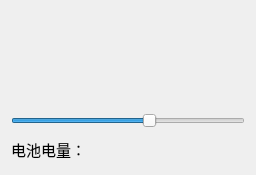
<?xml version="1.0" encoding="UTF-8"?>
<ui version="4.0">
 <class>Widget</class>
 <widget class="QWidget" name="Widget">
  <property name="geometry">
   <rect>
    <x>0</x>
    <y>0</y>
    <width>256</width>
    <height>175</height>
   </rect>
  </property>
  <property name="font">
   <font>
    <pointsize>11</pointsize>
   </font>
  </property>
  <property name="windowTitle">
   <string>Widget插件</string>
  </property>
  <layout class="QVBoxLayout" name="verticalLayout">
   <item>
    <widget class="QwBattery" name="battery" native="true"/>
   </item>
   <item>
    <widget class="QSlider" name="horizontalSlider">
     <property name="maximum">
      <number>100</number>
     </property>
     <property name="value">
      <number>60</number>
     </property>
     <property name="orientation">
      <enum>Qt::Horizontal</enum>
     </property>
    </widget>
   </item>
   <item>
    <widget class="QLabel" name="LabInfo">
     <property name="maximumSize">
      <size>
       <width>16777215</width>
       <height>30</height>
      </size>
     </property>
     <property name="text">
      <string>电池电量：</string>
     </property>
    </widget>
   </item>
  </layout>
 </widget>
 <layoutdefault spacing="6" margin="11"/>
 <customwidgets>
  <customwidget>
   <class>QwBattery</class>
   <extends>QWidget</extends>
   <header>qwbattery.h</header>
  </customwidget>
 </customwidgets>
 <resources/>
 <connections/>
</ui>
